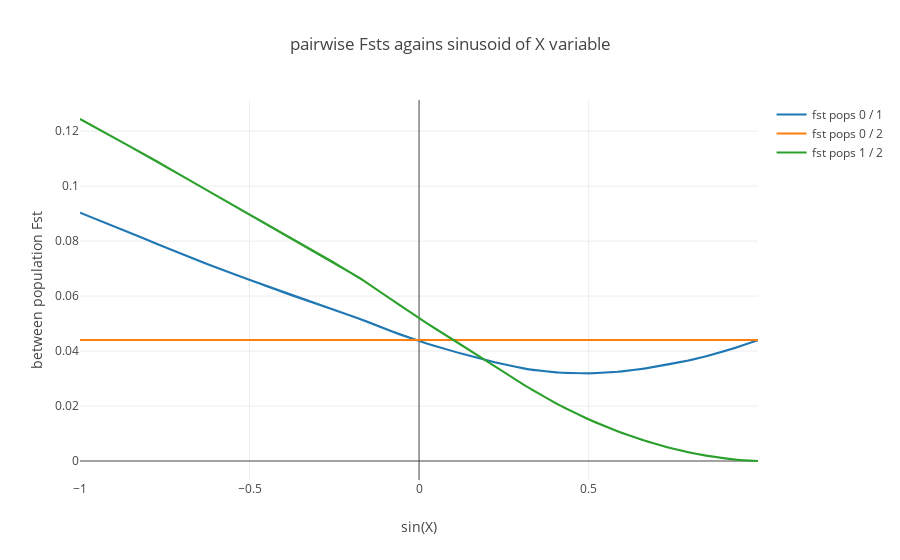

The notebook cell saved with this chart:
### Code cell
coords= {z:[x for x in range(len(labels)) if labels[x] == z] for z in list(set(labels))}

fig_data= [go.Scatter(
x= [sin(x) for x in Control[coords[i],0]],
y= Control[coords[i],1],
mode= 'lines',
name= 'fst pops {} / {}'.format(i[0],i[1])
) for i in coords.keys()
]

layout = go.Layout(
    title= 'pairwise Fsts against the sinusoid of variable X',
    yaxis=dict(
        title='between population Fst'),
    xaxis=dict(
        title='sin(X)')
)

fig= go.Figure(data=fig_data, layout=layout)
iplot(fig)
